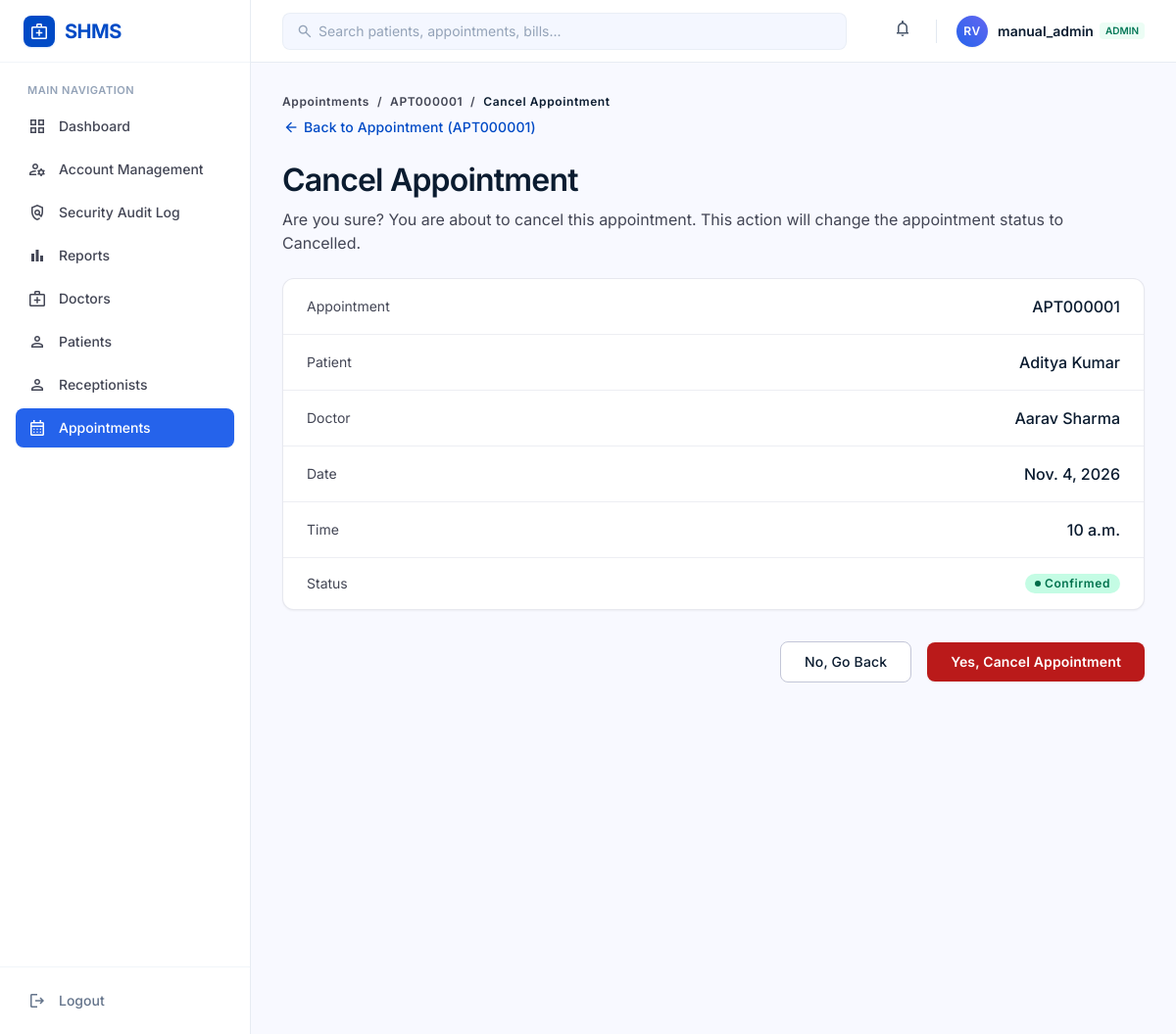
The app's page /appointments/1/cancel/ (signed in) with its own data.
### accounts/models.py (models this page shows, shortened)
class User(AbstractUser):
    email = models.EmailField(unique=True)
    role = models.CharField(
        max_length=20,
        choices=UserRole.choices,
        default=UserRole.PATIENT,
    )
    phone_number = models.CharField(
        max_length=15,
        blank=True,
    )
    profile_picture = models.ImageField(
        upload_to="profile_pictures/",
        blank=True,
        null=True,
    )
    created_at = models.DateTimeField(
        auto_now_add=True,
    )
    updated_at = models.DateTimeField(
        auto_now=True,
    )
    objects = CustomUserManager()
    USERNAME_FIELD = "email"
    REQUIRED_FIELDS = ["username"]
    class Meta:
        db_table = "users"
        verbose_name = "User"
        verbose_name_plural = "Users"

### appointments/models.py (models this page shows, shortened)
class Appointment(models.Model):
    patient = models.ForeignKey(
        Patient,
        on_delete=models.CASCADE,
        related_name="appointments",
    )
    doctor = models.ForeignKey(
        Doctor,
        on_delete=models.CASCADE,
        related_name="appointments",
    )
    appointment_id = models.CharField(
        max_length=20,
        unique=True,
        blank=True,
    )
    appointment_date = models.DateField()
    appointment_time = models.TimeField()
    reason_for_visit = models.CharField(
        max_length=255,
    )
    status = models.CharField(
        max_length=20,
        choices=AppointmentStatus.choices,
        default=AppointmentStatus.SCHEDULED,
    )
    created_at = models.DateTimeField(
        auto_now_add=True,
    )
    updated_at = models.DateTimeField(
        auto_now=True,
    )
    checked_in_at = models.DateTimeField(
        null=True,
        blank=True,
        editable=False,
    )
    class Meta:
        db_table = "appointments"
        ordering = [
            "appointment_date",
            "appointment_time",
        ]
        constraints = [
            models.UniqueConstraint(
                fields=[
                    "doctor",
                    "appointment_date",
                    "appointment_time",
                ],
                condition=models.Q(
                    status__in=[
                        AppointmentStatus.SCHEDULED,
                        AppointmentStatus.CONFIRMED,
                    ]
                ),
                name="unique_active_doctor_appointment_slot",
            ),
        ]

### patients/models.py (models this page shows, shortened)
class Patient(models.Model):
    user = models.OneToOneField(
        settings.AUTH_USER_MODEL,
        on_delete=models.CASCADE,
        related_name="patient_profile",
    )
    patient_id = models.CharField(
        max_length=20,
        unique=True,
        blank=True,
    )
    date_of_birth = models.DateField()
    gender = models.CharField(
        max_length=10,
        choices=GenderChoices.choices,
    )
    blood_group = models.CharField(
        max_length=5,
        choices=BloodGroupChoices.choices,
    )
    emergency_contact = models.CharField(
        max_length=15,
    )
    address = models.TextField()
    city = models.CharField(
        max_length=100,
    )
    state = models.CharField(
        max_length=100,
    )
    pincode = models.CharField(
        max_length=10,
    )
    allergies = models.TextField(
        blank=True,
    )
    medical_history = models.TextField(
        blank=True,
    )
    created_at = models.DateTimeField(
        auto_now_add=True,
    )
    updated_at = models.DateTimeField(
        auto_now=True,
    )
    class Meta:
        db_table = "patients"
        verbose_name = "Patient"
        verbose_name_plural = "Patients"

### doctors/models.py (models this page shows, shortened)
class Doctor(models.Model):
    user = models.OneToOneField(
        settings.AUTH_USER_MODEL,
        on_delete=models.CASCADE,
        related_name="doctor_profile",
    )
    doctor_id = models.CharField(
        max_length=20,
        unique=True,
        blank=True,
    )
    specialization = models.CharField(
        max_length=50,
        choices=SpecializationChoices.choices,
    )
    qualification = models.CharField(
        max_length=200,
    )
    experience = models.PositiveIntegerField()
    consultation_fee = models.DecimalField(
        max_digits=8,
        decimal_places=2,
    )
    availability = models.CharField(
        max_length=20,
        choices=AvailabilityChoices.choices,
        default=AvailabilityChoices.AVAILABLE,
    )
    address = models.TextField()
    created_at = models.DateTimeField(
        auto_now_add=True,
    )
    updated_at = models.DateTimeField(
        auto_now=True,
    )
    class Meta:
        db_table = "doctors"
        ordering = [
            "doctor_id",
        ]
        verbose_name = "Doctor"
        verbose_name_plural = "Doctors"

### appointments/views.py (the view, shortened to what this page needs)
@role_required(
    UserRole.ADMIN,
    UserRole.DOCTOR,
    UserRole.RECEPTIONIST
)
def cancel_appointment(request, pk):
    appointments = Appointment.objects.select_related(
            "patient__user",
            "doctor__user",
        )
    if request.user.role == UserRole.DOCTOR:
        appointments = appointments.filter(
            doctor__user=request.user,
        )
    appointment = get_object_or_404(
        appointments,
        pk=pk,
    )
    return render(
        request,
        "appointments/cancel.html",
        {
            "appointment": appointment,
        },
    )

### templates/appointments/cancel.html (shortened to what this page needs)
{% extends "base.html" %}
{% block content %}
<div class="flex flex-col w-full">
    <div class="p-lg md:p-xl space-y-lg max-w-5xl mx-auto w-full">
        <div class="flex flex-col gap-xs">
            <nav class="flex items-center gap-sm text-label-sm font-label-sm text-on-surface-variant">
                <a class="hover:text-primary transition-colors" href="{% url 'appointments:list' %}">Appointments</a>
                <span>/</span>
                <a class="hover:text-primary transition-colors" href="{% url 'appointments:detail' appointment.pk %}">{{ appointment.appointment_id }}</a>
                <span>/</span>
                <span class="text-on-surface font-semibold">Cancel Appointment</span>
            </nav>
            <div class="pt-xs flex items-center justify-between">
                <a class="inline-flex items-center gap-xs text-label-md font-label-md text-primary hover:text-on-primary-fixed-variant transition-colors group"
                    href="{% url 'appointments:detail' appointment.pk %}">
                    <span
                        class="material-symbols-outlined text-[18px] transition-transform group-hover:-translate-x-1">arrow_back</span>
                    <span>Back to Appointment ({{ appointment.appointment_id }})</span>
                </a>
            </div>
        </div>
        <div class="space-y-sm">
            <h1 class="text-headline-lg font-headline-lg text-on-surface tracking-tight">Cancel Appointment
            </h1>
            <p class="text-body-md font-body-md text-on-surface-variant">
                Are you sure? You are about to cancel this appointment. This action will change the
                appointment status to Cancelled.
            </p>
        </div>
        <div
            class="bg-surface-container-lowest rounded-xl border border-outline-variant/40 shadow-sm overflow-hidden">
            <div class="divide-y divide-outline-variant/30">
                <div class="py-md px-lg flex items-center justify-between">
                    <span class="text-body-sm font-label-md text-on-surface-variant">Appointment</span>
                    <span class="text-body-md font-medium text-on-surface">{{ appointment.appointment_id }}</span>
                </div>
                <div class="py-md px-lg flex items-center justify-between">
                    <span class="text-body-sm font-label-md text-on-surface-variant">Patient</span>
                    <span class="text-body-md font-medium text-on-surface">{{ appointment.patient.user.get_full_name }}</span>
                </div>
                <div class="py-md px-lg flex items-center justify-between">
                    <span class="text-body-sm font-label-md text-on-surface-variant">Doctor</span>
                    <span class="text-body-md font-medium text-on-surface">{{ appointment.doctor.user.get_full_name }}</span>
                </div>
                <div class="py-md px-lg flex items-center justify-between">
                    <span class="text-body-sm font-label-md text-on-surface-variant">Date</span>
                    <span class="text-body-md font-medium text-on-surface">{{ appointment.appointment_date }}</span>
                </div>
                <div class="py-md px-lg flex items-center justify-between">
                    <span class="text-body-sm font-label-md text-on-surface-variant">Time</span>
                    <span class="text-body-md font-medium text-on-surface">{{ appointment.appointment_time }}</span>
                </div>
                <div class="py-md px-lg flex items-center justify-between">
                    <span class="text-body-sm font-label-md text-on-surface-variant">Status</span>
                    <span
                        class="inline-flex items-center gap-xs px-2.5 py-0.5 rounded-full bg-secondary-container/40 text-on-secondary-container text-label-sm font-semibold">
                        <span class="w-1.5 h-1.5 rounded-full bg-secondary"></span>
                        {{ appointment.get_status_display }}
                    </span>
                </div>
            </div>
        </div>
         <form method="post">
        <div class="flex items-center justify-end gap-md pt-sm">
            <a class="px-lg py-2.5 rounded-lg text-center text-label-md font-medium text-on-surface bg-surface-container-lowest border border-outline-variant hover:bg-surface-container-low transition-colors"
                href="{% url 'appointments:detail' appointment.pk %}">
                No, Go Back
            </a>
            <button
                class="px-lg py-2.5 rounded-lg text-center text-label-md font-semibold text-on-error bg-error hover:bg-on-error-container shadow-sm transition-all"
                id="confirm-cancel-btn" type="submit">
                Yes, Cancel Appointment
            </button>
        </div>
        </form>
    </div>
</div>
{% endblock %}

### templates/includes/header.html (shortened to what this page needs)
<header
    class="sticky top-0 z-30 h-16 bg-surface-container-lowest/90 backdrop-blur-md border-b border-slate-200/80 px-4 sm:px-6 lg:px-8 flex items-center justify-between gap-4 no-print">
    <div class="flex items-center gap-3 flex-1 max-w-xl">
        <form action="{% url 'core:search' %}" class="relative w-full max-w-xl hidden sm:block" method="get" role="search">
            <span
                class="material-symbols-outlined absolute left-3.5 top-1/2 -translate-y-1/2 text-slate-400 text-[18px] pointer-events-none">search</span>
            <input
                class="w-full pl-9 pr-4 py-2 bg-surface-container-low/70 border border-slate-200/60 rounded-lg text-sm text-on-surface placeholder:text-slate-400 focus:outline-none focus:ring-2 focus:ring-primary/20 focus:border-primary transition-all"
                id="header-search" name="q" value="{{ request.GET.q|default:'' }}"
                maxlength="100" placeholder="Search patients, appointments, bills..." type="search" required />
        </form>
    </div>
    <div class="flex items-center gap-2 sm:gap-4">
        <div class="relative">
            <button aria-label="Notifications{% if unread_notification_count %}, {{ unread_notification_count }} unread{% endif %}"
                aria-controls="notification-panel" aria-expanded="false"
                data-notification-ids="{{ recent_activity_ids|join:',' }}"
                id="notification-button"
                class="relative p-2 rounded-lg text-slate-600 hover:bg-surface-container-low hover:text-on-surface transition-colors">
                <span class="material-symbols-outlined text-[20px]">notifications</span>
            </button>
        </div>
        <div class="flex items-center gap-2.5 pl-1">
            <div
                class="w-8 h-8 rounded-full bg-gradient-to-tr from-blue-600 to-indigo-500 text-white flex items-center justify-center font-semibold text-xs tracking-wider shadow-sm">
                RV
            </div>
            <div class="hidden sm:flex flex-col text-left leading-tight">
                <div class="flex items-center gap-1.5">
                    <span class="text-sm font-semibold text-on-surface">{{ user.get_full_name|default:user.username }}</span>
                    <span
                        class="px-1.5 py-0.5 rounded text-[10px] font-semibold bg-emerald-50 text-emerald-700">{{ user.role|default:"User" }}</span>
                </div>
            </div>
        </div>
    </div>
</header>

### records on screen
User: get_full_name "manual_admin", role "ADMIN"
Appointment: appointment_id "APT000001", patient.user.get_full_name "Aditya Kumar", doctor.user.get_full_name "Aarav Sharma", appointment_date "Nov. 4, 2026", appointment_time "10 a.m.", status "Confirmed"
